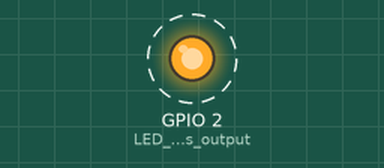
A program run on a simulated ESP8266 (NodeMCU). Shown: output pins drawn as LEDs (lit = HIGH). Dashed ring = blinking. What the program prints to the serial monitor is not drawn.

Above: at 0.5 s.
Timing chart, 0 to 4.6 s (numbered marks = the images above):
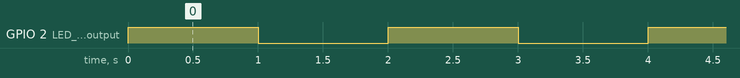

The program:

main.cpp
```cpp
#include <Arduino.h>

#include <iostream>
//using namespace std;


//********************************************************************************
// Classe Etudiant
//********************************************************************************

//Déclaration de la classe Etudiant
class etudiant {
    int numeroMatricule;
    int moyenne;

public:
    void setMatricule(int);
    int getMatricule();
    void setMoyenne(int);
    int getMoyenne();
};

//Définition de la méthode setMatricule de la classe, permet de modifier le matricule de l'étudiant
void etudiant::setMatricule(int nouveauMatricule){
    //Le numÃ©rod de matricule doit nÃ©cessairement avoir 6 chiffres
    if ((nouveauMatricule >= 100000) && (nouveauMatricule <= 999999)){
        this->numeroMatricule = nouveauMatricule;
    }
    else{
        this->numeroMatricule = 999999;
    }
}


int etudiant::getMatricule(void){
    return (this->numeroMatricule);
}

void etudiant::setMoyenne(int nouvelleMoyenne){
    if (nouvelleMoyenne <= 100){
        this->moyenne = nouvelleMoyenne;
    }
    else{
        this->moyenne = 100;
    }
}

int etudiant::getMoyenne(void){
    return (this->moyenne);
}

//********************************************************************************
// Classe EtudiantMusique
//********************************************************************************

//********************************************************************************
// Classe EtudiantTGE
//********************************************************************************

//********************************************************************************
// Classe EtudiantArtLettre
//********************************************************************************

//********************************************************************************
// Classe EtudiantAdmin
//********************************************************************************

//********************************************************************************
// Setup (est appelé seulement une fois au début du programme)
//********************************************************************************

void setup() {
  Serial.begin(115200);
  pinMode(LED_BUILTIN, OUTPUT);    // LED pin as output.
}


//********************************************************************************
// Loop (est appelé en boucle pour l'exécution du programme)
//********************************************************************************

void loop() {
  int numeroMatriculeTmp;
  int moyenneTmp;
  static bool premiereIteration = true;

  if (premiereIteration){
    //On entre dans cette boucle seulement lors de la première itération

    printf("Hello world !\n\n");

    etudiant etudiant1;
    etudiant1.setMatricule(111111);
    etudiant1.setMoyenne(80);
    numeroMatriculeTmp = etudiant1.getMatricule();
    moyenneTmp = etudiant1.getMoyenne();
    printf("Etudiant1, matricule # %d, moyenne %d\n", numeroMatriculeTmp, moyenneTmp);

    premiereIteration = false;
  }

  digitalWrite(LED_BUILTIN, !digitalRead(LED_BUILTIN));   // toggle led

  delay(1000);                       // wait for a second
}
```

Measured:
- by itself, GPIO 2 (LED_pin_as_output): alternates HIGH for 1.0 s and LOW for 1.0 s
